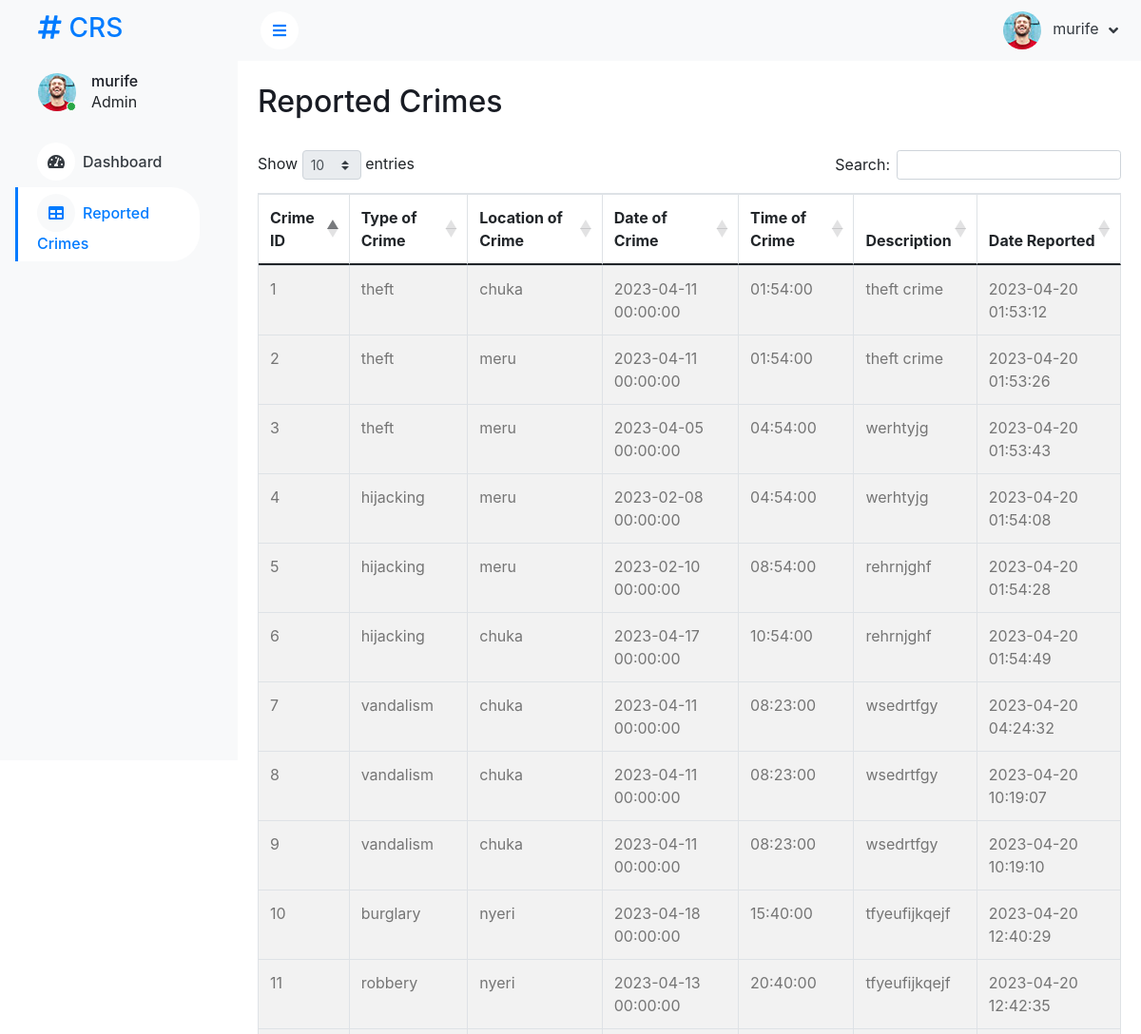
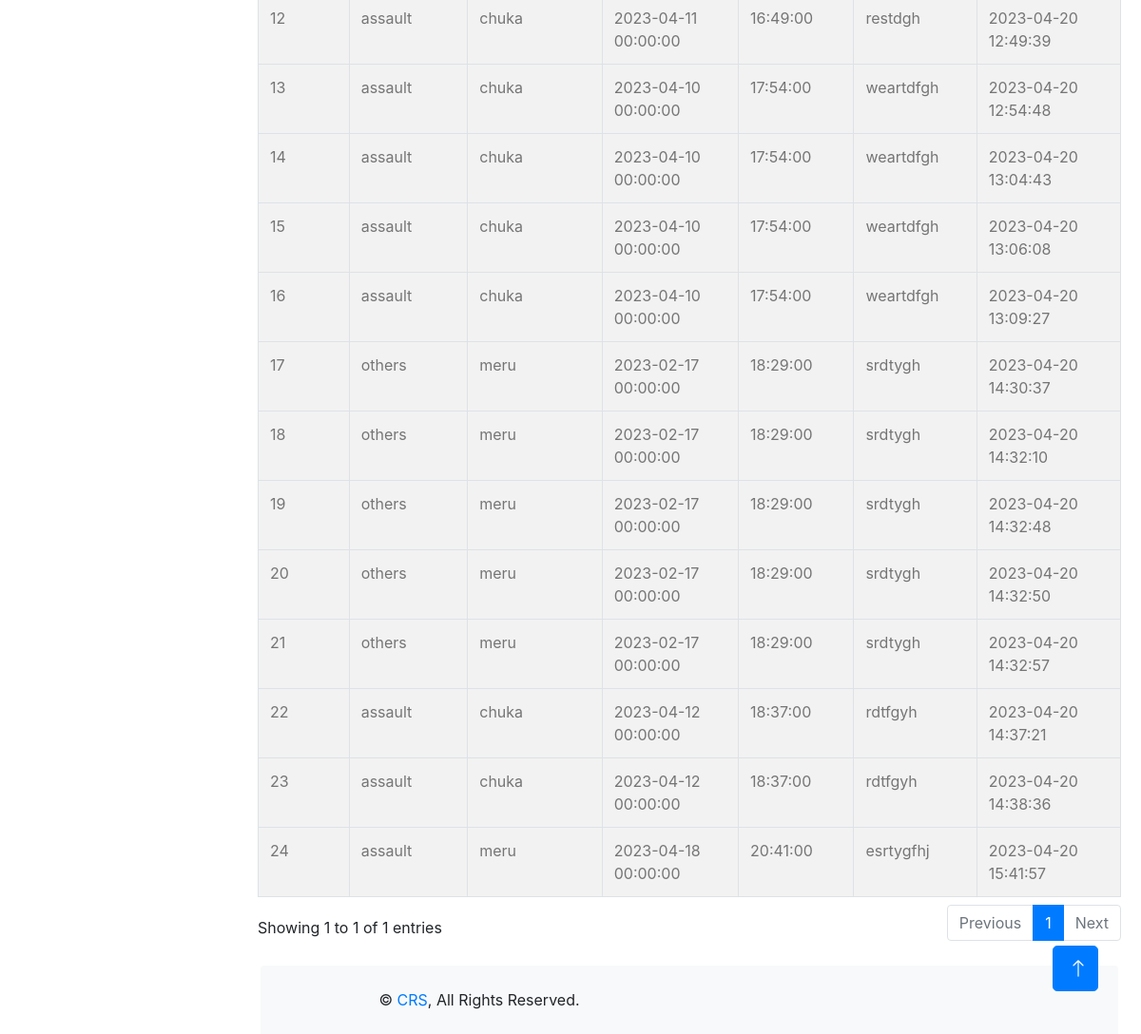
Page /view_crime.php (signed in) on the committed database (2 pictures, top to bottom).
### tables this page shows
CREATE TABLE `crimes` (
  `id` int(11) NOT NULL,
  `type` varchar(255) NOT NULL,
  `location` varchar(255) NOT NULL,
  `date` datetime NOT NULL,
  `time` time NOT NULL,
  `description` varchar(400) NOT NULL,
  `latitude` decimal(10,0) DEFAULT NULL,
  `longitude` decimal(10,0) DEFAULT NULL,
  `file` text DEFAULT NULL,
  `date_reported` datetime NOT NULL DEFAULT current_timestamp()
);

### view_crime.php (the view, shortened to what this page needs)
<!DOCTYPE html>
<html lang="en">
<head>
    <link href="https://cdnjs.cloudflare.com/ajax/libs/font-awesome/5.10.0/css/all.min.css" rel="stylesheet">
    <link href="https://cdn.jsdelivr.net/npm/bootstrap-icons@1.4.1/font/bootstrap-icons.css" rel="stylesheet">
    <link href="lib/owlcarousel/assets/owl.carousel.min.css" rel="stylesheet">
    <link href="lib/tempusdominus/css/tempusdominus-bootstrap-4.min.css" rel="stylesheet" />
    <link href="css/bootstrap.min.css" rel="stylesheet">
    <link href="css/style.css" rel="stylesheet">
    <link href="https://cdnjs.cloudflare.com/ajax/libs/twitter-bootstrap/4.5.2/css/bootstrap.css" rel="stylesheet">
    <link href="https://cdn.datatables.net/1.13.4/css/dataTables.bootstrap4.min.css" rel="stylesheet">
</head>
<body>
    <div class="container-xxl position-relative bg-white d-flex p-0">
        <div class="sidebar pe-4 pb-3">
            <nav class="navbar bg-light navbar-light">
                <a href="admin.php" class="navbar-brand mx-4 mb-3">
                    <h3 class="text-primary"><i class="fa fa-hashtag me-2"></i>CRS</h3>
                </a>
                <div class="d-flex align-items-center ms-4 mb-4">
                    <div class="position-relative">
                        <img class="rounded-circle" src="img/user.jpg" alt="" style="width: 40px; height: 40px;">
                        <div class="bg-success rounded-circle border border-2 border-white position-absolute end-0 bottom-0 p-1"></div>
                    </div>
                    <div class="ms-3">
                        <h6 class="mb-0"><?php echo htmlspecialchars($_SESSION["username"]); ?></h6>
                        <span>Admin</span>
                    </div>
                </div>
                <div class="navbar-nav w-100">
                    <a href="admin.php" class="nav-item nav-link"><i class="fa fa-tachometer-alt me-2"></i>Dashboard</a>
                    <a href="view_crime.php" class="nav-item nav-link active"><i class="fa fa-table me-2"></i>Reported Crimes</a>
                </div>
            </nav>
        </div>
        <div class="content">
            <nav class="navbar navbar-expand bg-light navbar-light sticky-top px-4 py-0">
                <a href="#" class="sidebar-toggler flex-shrink-0">
                    <i class="fa fa-bars"></i>
                </a>
                <div class="navbar-nav align-items-center ms-auto">
                    <div class="nav-item dropdown">
                        <a href="#" class="nav-link dropdown-toggle" data-bs-toggle="dropdown">
                            <img class="rounded-circle me-lg-2" src="img/user.jpg" alt="" style="width: 40px; height: 40px;">
                            <span class="d-none d-lg-inline-flex"><?php echo htmlspecialchars($_SESSION["username"]); ?></span>
                        </a>
                    </div>
                </div>
            </nav>
    <div class="container-fluid pt-4 px-4">
                <div class="row g-4">
                    <h2>Reported Crimes</h2>
                    <table id="table1" class="table table-striped table-bordered" style="width:100%">
                        <thead>
                        <tr>
                            <th>Crime ID</th>
                            <th>Type of Crime</th>
                            <th>Location of Crime</th>
                            <th>Date of Crime</th>
                            <th>Time of Crime</th>
                            <th>Description</th>
                            <th>Date Reported</th>
                        </tr>
                        </thead>
                        <?php
                            require_once "config.php";
                            $query = "SELECT *  FROM crimes";
                            $result = mysqli_query($conn, $query);
                            while ($row = mysqli_fetch_assoc($result)) {
                                echo "<tbody>";
                                echo "<tr>";
                                echo "<td>" . $row['id'] . "</td>";
                                echo "<td>" . $row['type'] . "</td>";
                                echo "<td>" . $row['location'] . "</td>";
                                echo "<td>" . $row['date'] . "</td>";
                                echo "<td>" . $row['time'] . "</td>";
                                echo "<td>" . $row['description'] . "</td>";
                                echo "<td>" . $row['date_reported'] . "</td>";
                                echo "</tr>";
                                echo "</tbody>";
                            }
                        ?>
                    </table>
                </div>
            </div>
            <div class="container-fluid pt-4 px-4">
                <div class="bg-light rounded-top p-4">
                    <div class="row">
                        <div class="col-12 col-sm-6 text-center text-sm-start">
                            &copy; <a href="#">CRS</a>, All Rights Reserved.
                        </div>
                    </div>
                </div>
            </div>
        </div>
        <a href="#" class="btn btn-lg btn-primary btn-lg-square back-to-top"><i class="bi bi-arrow-up"></i></a>
    </div>
</body>
</html>

### css/style.css (style rules this page uses)
:root { --primary: #009CFF; --light: #F3F6F9; --dark: #191C24; }
.back-to-top { position: fixed; display: none; right: 45px; bottom: 45px; z-index: 99; }
.btn { transition: .5s; }
.btn.btn-primary { color: #FFFFFF; }
.btn-lg-square { width: 48px; height: 48px; }
.btn-square, .btn-sm-square, .btn-lg-square { padding: 0; display: inline-flex; align-items: center; justify-content: center; font-weight: normal; border-radius: 50px; }
.sidebar { position: fixed; top: 0; left: 0; bottom: 0; width: 250px; height: 100vh; overflow-y: auto; background: var(--light); transition: 0.5s; z-index: 999; }
.content { margin-left: 250px; min-height: 100vh; background: #FFFFFF; transition: 0.5s; }
@media (min-width: 992px) { .sidebar { margin-left: 0; } }
@media (min-width: 992px) { .content { width: calc(100% - 250px); } }
.sidebar .navbar .navbar-nav .nav-link { padding: 7px 20px; color: var(--dark); font-weight: 500; border-left: 3px solid var(--light); border-radius: 0 30px 30px 0; outline: none; }
.sidebar .navbar .navbar-nav .nav-link:hover, .sidebar .navbar .navbar-nav .nav-link.active { color: var(--primary); background: #FFFFFF; border-color: var(--primary); }
.sidebar .navbar .navbar-nav .nav-link i { width: 40px; height: 40px; display: inline-flex; align-items: center; justify-content: center; background: #FFFFFF; border-radius: 40px; }
.sidebar .navbar .navbar-nav .nav-link:hover i, .sidebar .navbar .navbar-nav .nav-link.active i { background: var(--light); }
.content .navbar .navbar-nav .nav-link { margin-left: 25px; padding: 12px 0; color: var(--dark); outline: none; }
.content .navbar .sidebar-toggler, .content .navbar .navbar-nav .nav-link i { width: 40px; height: 40px; display: inline-flex; align-items: center; justify-content: center; background: #FFFFFF; border-radius: 40px; }
.content .navbar .dropdown-toggle::after { margin-left: 6px; vertical-align: middle; border: none; content: "\f107"; font-family: "Font Awesome 5 Free"; font-weight: 900; transition: .5s; }

### rows in the picture
crimes: id "1", type "theft", location "chuka", date "2023-04-11 00:00:00", time "01:54:00", description "theft crime", date_reported "2023-04-20 01:53:12"
crimes: id "2", type "theft", location "meru", date "2023-04-11 00:00:00", time "01:54:00", description "theft crime", date_reported "2023-04-20 01:53:26"
crimes: id "3", type "theft", location "meru", date "2023-04-05 00:00:00", time "04:54:00", description "werhtyjg", date_reported "2023-04-20 01:53:43"
crimes: id "4", type "hijacking", location "meru", date "2023-02-08 00:00:00", time "04:54:00", description "werhtyjg", date_reported "2023-04-20 01:54:08"
crimes: id "5", type "hijacking", location "meru", date "2023-02-10 00:00:00", time "08:54:00", description "rehrnjghf", date_reported "2023-04-20 01:54:28"
crimes: id "6", type "hijacking", location "chuka", date "2023-04-17 00:00:00", time "10:54:00", description "rehrnjghf", date_reported "2023-04-20 01:54:49"
crimes: id "7", type "vandalism", location "chuka", date "2023-04-11 00:00:00", time "08:23:00", description "wsedrtfgy", date_reported "2023-04-20 04:24:32"
crimes: id "8", type "vandalism", location "chuka", date "2023-04-11 00:00:00", time "08:23:00", description "wsedrtfgy", date_reported "2023-04-20 10:19:07"
crimes: id "9", type "vandalism", location "chuka", date "2023-04-11 00:00:00", time "08:23:00", description "wsedrtfgy", date_reported "2023-04-20 10:19:10"
crimes: id "10", type "burglary", location "nyeri", date "2023-04-18 00:00:00", time "15:40:00", description "tfyeufijkqejf", date_reported "2023-04-20 12:40:29"
crimes: id "11", type "robbery", location "nyeri", date "2023-04-13 00:00:00", time "20:40:00", description "tfyeufijkqejf", date_reported "2023-04-20 12:42:35"
crimes: id "12", type "assault", location "chuka", date "2023-04-11 00:00:00", time "16:49:00", description "restdgh", date_reported "2023-04-20 12:49:39"
crimes: id "13", type "assault", location "chuka", date "2023-04-10 00:00:00", time "17:54:00", description "weartdfgh", date_reported "2023-04-20 12:54:48"
crimes: id "14", type "assault", location "chuka", date "2023-04-10 00:00:00", time "17:54:00", description "weartdfgh", date_reported "2023-04-20 13:04:43"
crimes: id "15", type "assault", location "chuka", date "2023-04-10 00:00:00", time "17:54:00", description "weartdfgh", date_reported "2023-04-20 13:06:08"
crimes: id "16", type "assault", location "chuka", date "2023-04-10 00:00:00", time "17:54:00", description "weartdfgh", date_reported "2023-04-20 13:09:27"
crimes: id "17", type "others", location "meru", date "2023-02-17 00:00:00", time "18:29:00", description "srdtygh", date_reported "2023-04-20 14:30:37"
crimes: id "18", type "others", location "meru", date "2023-02-17 00:00:00", time "18:29:00", description "srdtygh", date_reported "2023-04-20 14:32:10"
crimes: id "19", type "others", location "meru", date "2023-02-17 00:00:00", time "18:29:00", description "srdtygh", date_reported "2023-04-20 14:32:48"
crimes: id "20", type "others", location "meru", date "2023-02-17 00:00:00", time "18:29:00", description "srdtygh", date_reported "2023-04-20 14:32:50"
crimes: id "21", type "others", location "meru", date "2023-02-17 00:00:00", time "18:29:00", description "srdtygh", date_reported "2023-04-20 14:32:57"
crimes: id "22", type "assault", location "chuka", date "2023-04-12 00:00:00", time "18:37:00", description "rdtfgyh", date_reported "2023-04-20 14:37:21"
crimes: id "23", type "assault", location "chuka", date "2023-04-12 00:00:00", time "18:37:00", description "rdtfgyh", date_reported "2023-04-20 14:38:36"
crimes: id "24", type "assault", location "meru", date "2023-04-18 00:00:00", time "20:41:00", description "esrtygfhj", date_reported "2023-04-20 15:41:57"

### other values in the picture
$_SESSION["username"] "murife"
